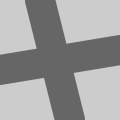
Frame 1 (no input)
Frame 60 (no input): identical to frame 1, image omitted
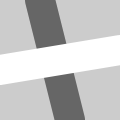
Frame 120 (the mouse pressed at the canvas centre since frame 60)

The p5.js sketch that drew these frames (run headless with seeded random() and noise() and a simulated clock; from frame 60 on, the mouse is pressed at the canvas centre):

// p5.js sketch
// ── sketch.js
function setup() {
  createCanvas(120, 120);
  strokeWeight(30);
}

function draw() {
  background(204);
  stroke(102);
  line(40,0,70,height);
  if (mouseIsPressed) {
    if (mouseButton == LEFT) {
      stroke(255);
    } else {
      stroke(0)
    }
  }
  line(0,70,width,50);
}
